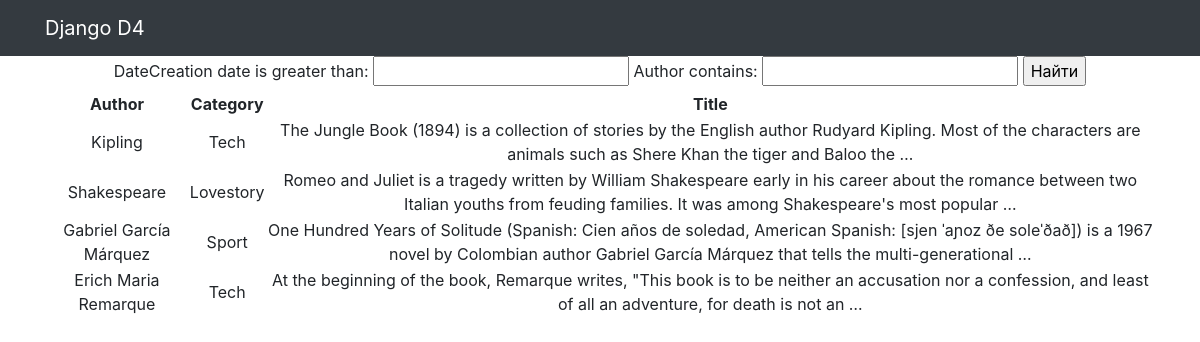
/news/search, run on the app's committed database.
### simpleapp/models.py (models this page shows, shortened)
class New(models.Model):
    author = models.CharField(
        max_length=200,
    )
    name = models.CharField(
        max_length=200,
        unique=True,
    )
    text = models.TextField()
    dateCreation = models.DateTimeField(auto_now_add=True)
    category = models.ForeignKey(
        to='Category',
        on_delete=models.CASCADE,
        related_name='news', # все продукты в категории будут доступны через поле products
    )

class Category(models.Model):
    name = models.CharField(max_length=100, unique=True)  # названия категорий тоже не должны повторяться

### simpleapp/views.py (the view)
# urls.py: path('search', Search.as_view(), name='search'),
class Search(ListView):
    model = New
    template_name = 'simpleapp/search.html'
    context_object_name = 'news'
    paginate_by = 1 # поставим постраничный вывод в один элемент
    form_class = NewForm
    def get_context_data(self, **kwargs): # забираем отфильтрованные объекты переопределяя метод get_context_data у наследуемого класса (привет, полиморфизм, мы скучали!!!)
        context = super().get_context_data(**kwargs)
        context['filter'] = NewFilter(self.request.GET, queryset=self.get_queryset()) # вписываем наш фильтр в контекст
        return context

### templates/simpleapp/search.html
{% extends 'flatpages/default.html' %} {% block title %} Product list {% endblock title %} {% block content %}
<form method="GET">
    {{ filter.form }}
    <input type="submit" value="Найти">
</form>
<table>
    <thead>
        <th>
            Author
        </th>
        <th>
            Category
        </th>
        <th>
            Title
        </th>
    </thead>
    {% for new in filter.qs %}
    <tr>
        <td>
            {{ new.author }}
        </td>
        <td>
            {{ new.category.name|title }}
        </td>
        <td>
            {{ new.text|truncatewords:30 }}
        </td>
    </tr>
    {% endfor %} {% endblock content %}

### data on the page
New: author "Kipling", category.name "Tech", text "The Jungle Book (1894) is a collection of stories by the English author Rudyard Kipling. Most of the characters are animals such as Shere Khan the tiger and Baloo the …"
New: author "Shakespeare", category.name "Lovestory", text "Romeo and Juliet is a tragedy written by William Shakespeare early in his career about the romance between two Italian youths from feuding families. It was among Shakespeare's most popular …"
New: author "Gabriel García Márquez", category.name "Sport", text "One Hundred Years of Solitude (Spanish: Cien años de soledad, American Spanish: [sjen ˈaɲoz ðe soleˈðað]) is a 1967 novel by Colombian author Gabriel García Márquez that tells the multi-generational …"
New: author "Erich Maria Remarque", category.name "Tech", text "At the beginning of the book, Remarque writes, \"This book is to be neither an accusation nor a confession, and least of all an adventure, for death is not an …"
